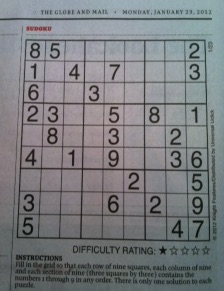
#> input picture img/sudoku.jpg, 224 x 291 px, found by its file name
$ python hough_lineP.py
#> lines starting #> are read from the running program, lines starting #| are printed output that depends on the picture; after the words box and inside, x2 and y2 are one past the last pixel; in counts of white or black regions, pixels touching at a corner belong together
"""
opencv

출처

제목: 파이썬으로 만드는 OpenCV 프로젝트
저자: 이세우
출판: 프로그래밍인사이트
"""
"""
요약

[예제 7-10] 확률 허프 변환으로 선 검출
"""
import cv2
import numpy as np

img = cv2.imread(filename="../img/sudoku.jpg")
#> img is the input picture: shape (291, 224, 3); mean B, G, R 127.4, 124.5, 122.2
img2 = img.copy()

img_gray = cv2.cvtColor(src=img, code=cv2.COLOR_BGR2GRAY)
edges = cv2.Canny(image=img_gray, threshold1=50, threshold2=200)
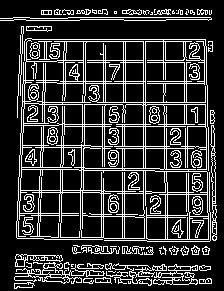
#> edges: shape (291, 224); 19.5% white in thin lines or dots

lines = cv2.HoughLinesP(image=edges, rho=1, theta=np.pi/180, threshold=10, lines=None, minLineLength=20, maxLineGap=2)
#> lines = 122 rows, first 6: [48, 147, 89, 147], [82, 141, 83, 39], [43, 151, 43, 129], [68, 17, 210, 17], [142, 217, 189, 217], [19, 167, 69, 167]
for line in lines:
    x1, y1, x2, y2 = line[0]
    cv2.line(img=img2, pt1=(x1,y1), pt2=(x2,y2), color=(0,255,0), thickness=1)
#> this loop made 122 passes
#> (x1, y1, x2, y2) on passes 1 to 12: (48, 147, 89, 147), (82, 141, 83, 39), (43, 151, 43, 129), (68, 17, 210, 17), (142, 217, 189, 217), (19, 167, 69, 167), (38, 215, 40, 159), (32, 39, 205, 39), (145, 205, 145, 41), (115, 282, 147, 283), (56, 145, 90, 145), (186, 12, 211, 12)
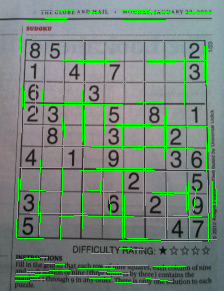
#> img2: shape (291, 224, 3); 8.1% of pixels changed, all inside (x1, y1, x2, y2) = (15, 10, 217, 284)

cv2.imshow(winname="hough", mat=np.hstack((img,img2)))
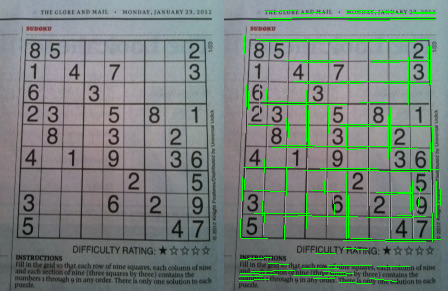
#> window 'hough': shape (291, 448, 3); mean B, G, R 122.5, 130, 117.4
cv2.waitKey()
cv2.destroyAllWindows()

$ run again, with img/abnormal.jpg copied over img/sudoku.jpg
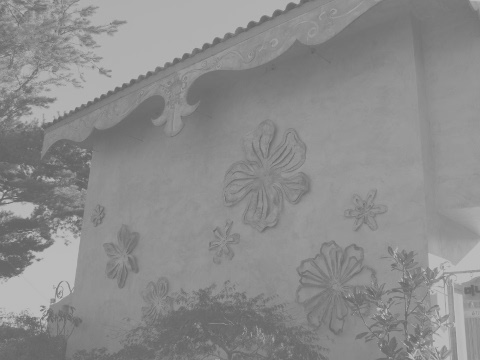
#> input picture img/abnormal.jpg, 480 x 360 px, found by its file name
#> img is the input picture: shape (360, 480, 3); min 96, max 194, mean 140.1
#> `edges = cv2.Canny(image=img_gray, threshold1=50, threshold2=200)`:
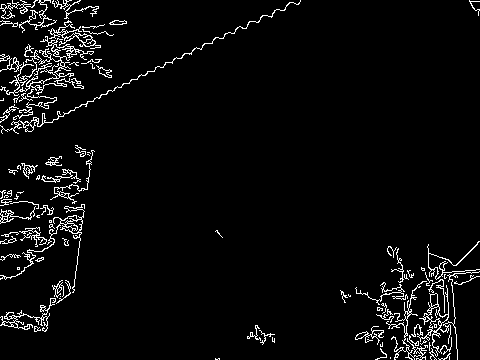
#> edges: shape (360, 480); 4.3% white in thin lines or dots
#> lines = 13 rows, first 6: [46, 71, 55, 42], [58, 63, 60, 85], [41, 325, 42, 305], [456, 265, 479, 241], [453, 271, 475, 272], [428, 267, 428, 244]
#> the loop `for line in lines:` made 13 passes
#> `cv2.imshow(winname="hough", mat=np.hstack((img,img2)))`:
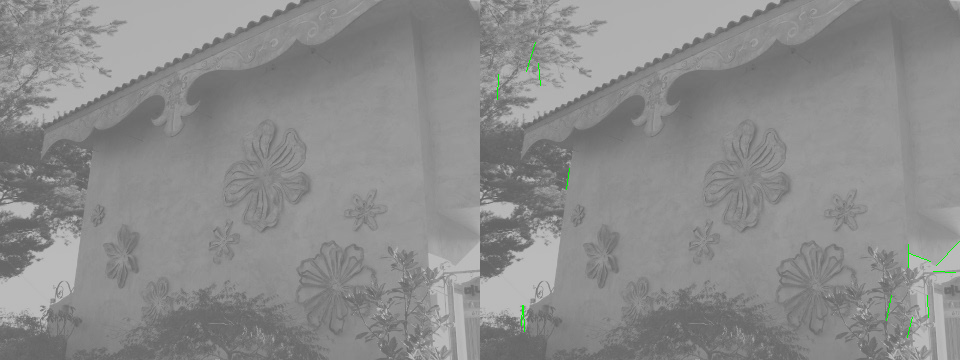
#> window 'hough': shape (360, 960, 3); mean B, G, R 139.9, 140.2, 139.9
